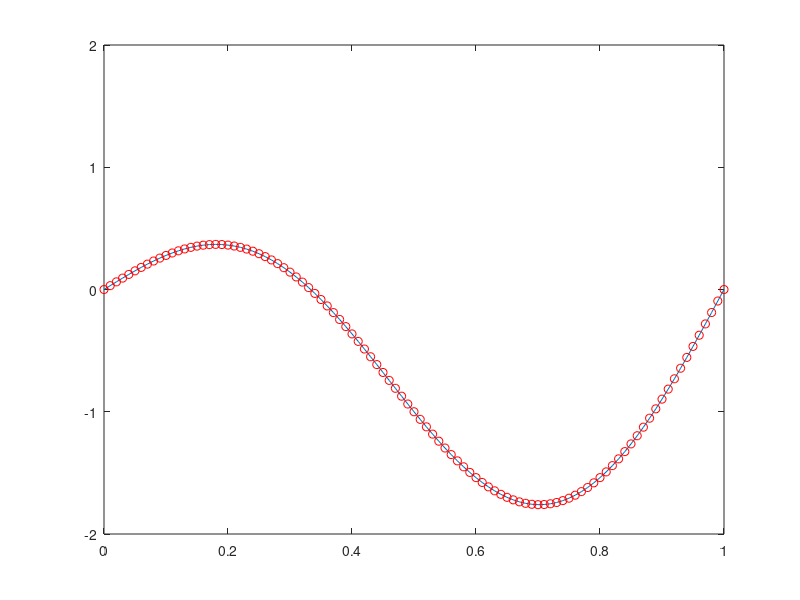

The MATLAB script that drew this image:
clear
h = .01; k = h/5; c = 2; r = c*k/h;
if r>=1
    disp('!!!')
end
a = 1; b = 0.5;
x = 0:h:a; t = 0:k:b;
U = zeros(length(t),length(x));
%t=0
U(1,:) = sin(pi*x) + sin(2*pi*x);
%t=k
U(2,:) = U(1,:)+k*0;

for n = 3:length(t)
    U(n,:) = (2-2*r.^2)*U(n-1,:) + r.^2*([0, U(n-1,1:end-1)] + [U(n-1,2:end),0]) - U(n-2,:); 
    U(n,1) = 0; U(n,end) = 0; 
end
[X, T] = meshgrid(x,t);
Ureal = sin(pi*X).*cos(2*pi*T) + sin(2*pi*X).*cos(4*pi*T);
for j = 1:length(t)
    plot(x,Ureal(j,:));hold on
    plot(x,U(j,:),'ro');hold off
    axis([0,1,-2,2]) 
    drawnow
end